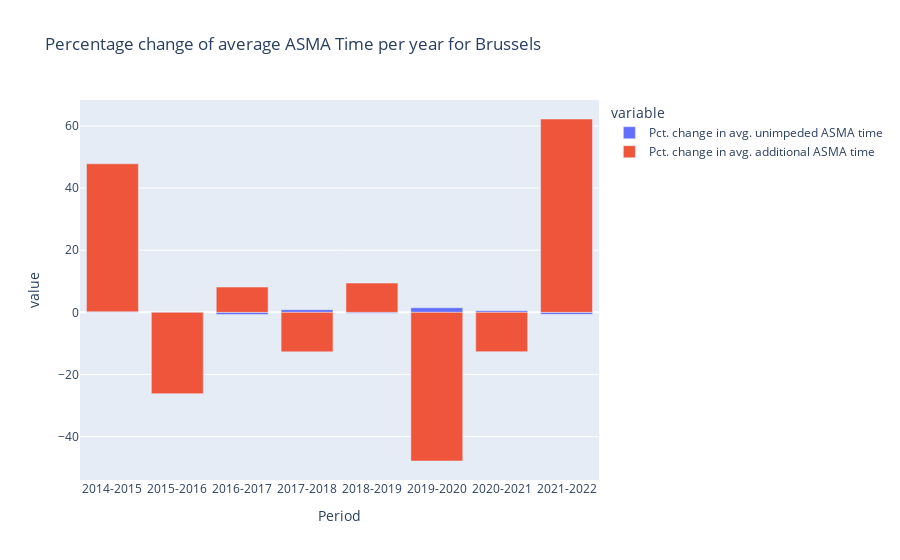

Notebook code for this chart:
### Code cell
fig

### Figure 1 — Plotly figure (JSON) as saved in the notebook; plotly's stock layout.template omitted (floating-point values rounded to 4 significant figures)
{"data": [{"alignmentgroup": "True", "hovertemplate": "variable=Pct. change in avg. unimpeded ASMA time<br>Period=%{x}<br>value=%{y}<extra></extra>", "legendgroup": "Pct. change in avg. unimpeded ASMA time", "marker": {"color": "#636efa"}, "name": "Pct. change in avg. unimpeded ASMA time", "offsetgroup": "Pct. change in avg. unimpeded ASMA time", "orientation": "v", "showlegend": true, "textposition": "auto", "type": "bar", "x": ["2014-2015", "2015-2016", "2016-2017", "2017-2018", "2018-2019", "2019-2020", "2020-2021", "2021-2022"], "xaxis": "x", "y": [0.1783, 0.1515, -0.68, 0.8688, -0.3071, 1.49, 0.5417, -0.627], "yaxis": "y"}, {"alignmentgroup": "True", "hovertemplate": "variable=Pct. change in avg. additional ASMA time<br>Period=%{x}<br>value=%{y}<extra></extra>", "legendgroup": "Pct. change in avg. additional ASMA time", "marker": {"color": "#EF553B"}, "name": "Pct. change in avg. additional ASMA time", "offsetgroup": "Pct. change in avg. additional ASMA time", "orientation": "v", "showlegend": true, "textposition": "auto", "type": "bar", "x": ["2014-2015", "2015-2016", "2016-2017", "2017-2018", "2018-2019", "2019-2020", "2020-2021", "2021-2022"], "xaxis": "x", "y": [47.64, -26.16, 8.14, -12.71, 9.412, -47.83, -12.64, 62.23], "yaxis": "y"}], "layout": {"barmode": "relative", "legend": {"title": {"text": "variable"}, "tracegroupgap": 0}, "title": {"text": "Percentage change of average ASMA Time per year for Brussels"}, "xaxis": {"anchor": "y", "domain": [0, 1], "title": {"text": "Period"}}, "yaxis": {"anchor": "x", "domain": [0, 1], "title": {"text": "value"}}}}
